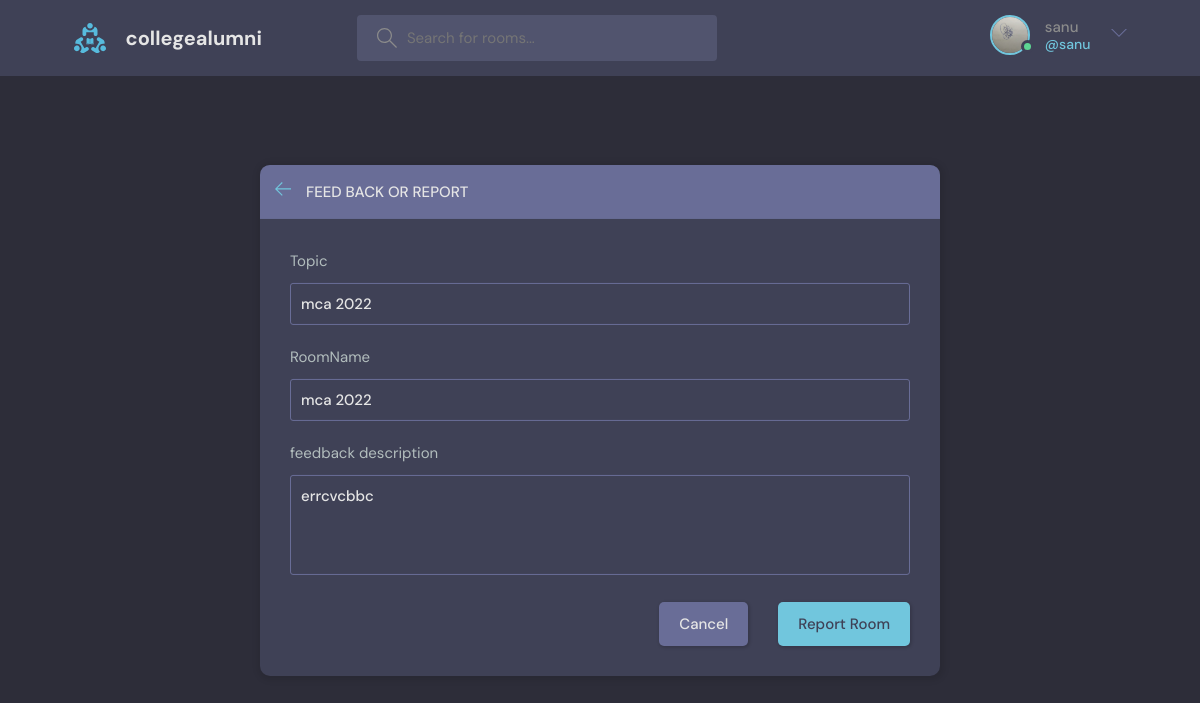
/report-room/3/ (signed in), run on the app's committed database.
### base/models.py (models this page shows, shortened)
class User(AbstractUser):
    name = models.CharField(max_length=200,null=True)
    email= models.EmailField(null=True,unique=True)
    bio=models.TextField(null=True)
    avatar=models.ImageField(null=True, default='avatar.svg')
    USERNAME_FIELD='email'
    REQUIRED_FIELDS=[]

class Room(models.Model):
    host=models.ForeignKey(User,on_delete=models.SET_NULL,null=True)
    topic=models.ForeignKey(Topic,on_delete=models.SET_NULL,null=True)
    name=models.CharField(max_length=200)
    description=models.TextField(null=True,blank=True)
    participants=models.ManyToManyField(User,related_name='participants',blank=True)
    updated=models.DateTimeField(auto_now=True)
    created=models.DateTimeField(auto_now_add=True)
    class Meta:
        ordering=['-updated','-created']

class Topic(models.Model):
    name=models.CharField(max_length=200)
    def __str__(self):
        return self.name

### base/views.py (the view, shortened to what this page needs)
# urls.py: path('report-room/<str:pk>/',views.report,name="report-room")
def report(request,pk):
    room=Room.objects.get(id=pk)
    form=RoomForm(instance=room)
    topics=Topic.objects.all()
    participants=room.participants.all()
    if request.user not in participants:
        return HttpResponse('you are not allowed here')
    context={'form':form,'topic':topics,'room':room}
    return render(request,'base/report.html',context)

### base/forms.py
class RoomForm(ModelForm):
    class Meta:
        model = Room
        fields='__all__'
        exclude=['host','participants']

### base/templates/base/report.html (shortened to what this page needs)
{% extends 'main.html'%}
{%block content%}
  <main class="create-room layout">
    <div class="container">
      <div class="layout__box">
        <div class="layout__boxHeader">
          <div class="layout__boxTitle">
            <a href="{url 'home'}">
              <svg version="1.1" xmlns="http://www.w3.org/2000/svg" width="32" height="32" viewBox="0 0 32 32">
                <title>arrow-left</title>
                <path
                  d="M13.723 2.286l-13.723 13.714 13.719 13.714 1.616-1.611-10.96-10.96h27.625v-2.286h-27.625l10.965-10.965-1.616-1.607z">
                </path>
              </svg>
            </a>
            <h3>feed back or report</h3>
          </div>
        </div>
        <div class="layout__body">
          <form class="form" action="" method="POST">
            <div class="form__group">
              <label for="room_topic">Topic</label>
              <input required type="text" value="{{room.topic}}" name="topic" list="topic-list"/>
            </div>
            <div class="form__group">
              <label for="room_name">RoomName</label>
              {{form.name}}
            </div>
            <div class="form__group">
              <label for="room_description">feedback description</label>
              {{form.description}}
            </div>
            <div class="form__action">
              <a class="btn btn--dark" href="index.html">Cancel</a>
              <button class="btn btn--main" type="submit">Report Room</button>
            </div>
          </form>
        </div>
      </div>
    </div>
  </main>
{%endblock content%}

### templates/navbar.html (shortened to what this page needs)
{% load static%}
 <header class="header header--loggedIn">
  <div class="container">
    <a href="{% url 'home'%}" class="header__logo">
      <img src="{%static 'images/logo.svg'%}" />
      <h1>collegealumni</h1>
    </a>
    <form class="header__search" method="GET" action="{% url 'home'%}">
      <label>
        <input name="q" placeholder="Search for rooms..." />
      </label>
    </form>
    <nav class="header__menu">
      {%if request.user.is_authenticated%}
      <div class="header__user">
        <a href="{%url 'user-Profile' request.user.id %}">
          <div class="avatar avatar--medium active">
            <img src={{request.user.avatar.url}} />
          </div>
          <p>{{request.user.username}}<span>@{{request.user.username}}</span></p>
        </a>
        <button class="dropdown-button">
          <svg version="1.1" xmlns="http://www.w3.org/2000/svg" width="32" height="32" viewBox="0 0 32 32">
            <title>chevron-down</title>
            <path d="M16 21l-13-13h-3l16 16 16-16h-3l-13 13z"></path>
          </svg>
        </button>
      </div>
      {% else %}
      <a href="{%url 'login'%}">
        <img src="{%static 'images/avatar.svg'%}" />
        <p>Login</p>
      </a>
      {%endif%}
    </nav>
  </div>
</header>

### data on the page
User: user.avatar (picture), user.username "sanu"
Room: topic "mca 2022", name "mca 2022", description "errcvcbbc"
